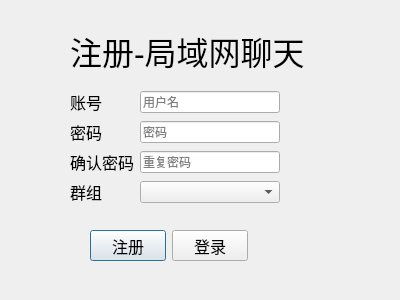
<?xml version="1.0" encoding="UTF-8"?>
<ui version="4.0">
 <class>Dialog_Register</class>
 <widget class="QDialog" name="Dialog_Register">
  <property name="geometry">
   <rect>
    <x>0</x>
    <y>0</y>
    <width>400</width>
    <height>300</height>
   </rect>
  </property>
  <property name="sizePolicy">
   <sizepolicy hsizetype="Fixed" vsizetype="Fixed">
    <horstretch>0</horstretch>
    <verstretch>0</verstretch>
   </sizepolicy>
  </property>
  <property name="minimumSize">
   <size>
    <width>400</width>
    <height>300</height>
   </size>
  </property>
  <property name="maximumSize">
   <size>
    <width>4000</width>
    <height>300</height>
   </size>
  </property>
  <property name="windowTitle">
   <string>注册-局域网聊天</string>
  </property>
  <widget class="QLabel" name="label">
   <property name="geometry">
    <rect>
     <x>70</x>
     <y>20</y>
     <width>301</width>
     <height>61</height>
    </rect>
   </property>
   <property name="font">
    <font>
     <pointsize>24</pointsize>
    </font>
   </property>
   <property name="text">
    <string>注册-局域网聊天</string>
   </property>
  </widget>
  <widget class="QWidget" name="">
   <property name="geometry">
    <rect>
     <x>90</x>
     <y>230</y>
     <width>158</width>
     <height>31</height>
    </rect>
   </property>
   <layout class="QHBoxLayout" name="horizontalLayout_4">
    <item>
     <widget class="QPushButton" name="pushButton_register">
      <property name="font">
       <font>
        <pointsize>12</pointsize>
       </font>
      </property>
      <property name="text">
       <string>注册</string>
      </property>
     </widget>
    </item>
    <item>
     <widget class="QPushButton" name="pushButton_login">
      <property name="font">
       <font>
        <pointsize>12</pointsize>
       </font>
      </property>
      <property name="text">
       <string>登录</string>
      </property>
     </widget>
    </item>
   </layout>
  </widget>
  <widget class="QWidget" name="">
   <property name="geometry">
    <rect>
     <x>70</x>
     <y>90</y>
     <width>210</width>
     <height>116</height>
    </rect>
   </property>
   <layout class="QVBoxLayout" name="verticalLayout_3">
    <item>
     <layout class="QVBoxLayout" name="verticalLayout_2">
      <item>
       <layout class="QVBoxLayout" name="verticalLayout">
        <item>
         <layout class="QHBoxLayout" name="horizontalLayout_2">
          <item>
           <widget class="QLabel" name="label_2">
            <property name="minimumSize">
             <size>
              <width>64</width>
              <height>0</height>
             </size>
            </property>
            <property name="font">
             <font>
              <pointsize>12</pointsize>
             </font>
            </property>
            <property name="text">
             <string>账号</string>
            </property>
           </widget>
          </item>
          <item>
           <widget class="QLineEdit" name="lineEdit_username">
            <property name="placeholderText">
             <string>用户名</string>
            </property>
           </widget>
          </item>
         </layout>
        </item>
        <item>
         <layout class="QHBoxLayout" name="horizontalLayout">
          <item>
           <widget class="QLabel" name="label_3">
            <property name="minimumSize">
             <size>
              <width>64</width>
              <height>0</height>
             </size>
            </property>
            <property name="font">
             <font>
              <pointsize>12</pointsize>
             </font>
            </property>
            <property name="text">
             <string>密码</string>
            </property>
           </widget>
          </item>
          <item>
           <widget class="QLineEdit" name="lineEdit_password">
            <property name="echoMode">
             <enum>QLineEdit::Password</enum>
            </property>
            <property name="placeholderText">
             <string>密码</string>
            </property>
           </widget>
          </item>
         </layout>
        </item>
       </layout>
      </item>
      <item>
       <layout class="QHBoxLayout" name="horizontalLayout_3">
        <item>
         <widget class="QLabel" name="label_4">
          <property name="font">
           <font>
            <pointsize>12</pointsize>
           </font>
          </property>
          <property name="text">
           <string>确认密码</string>
          </property>
         </widget>
        </item>
        <item>
         <widget class="QLineEdit" name="lineEdit_repassword">
          <property name="echoMode">
           <enum>QLineEdit::Password</enum>
          </property>
          <property name="placeholderText">
           <string>重复密码</string>
          </property>
         </widget>
        </item>
       </layout>
      </item>
     </layout>
    </item>
    <item>
     <layout class="QHBoxLayout" name="horizontalLayout_5">
      <item>
       <widget class="QLabel" name="label_5">
        <property name="maximumSize">
         <size>
          <width>64</width>
          <height>16777215</height>
         </size>
        </property>
        <property name="font">
         <font>
          <pointsize>12</pointsize>
         </font>
        </property>
        <property name="text">
         <string>群组</string>
        </property>
       </widget>
      </item>
      <item>
       <widget class="QComboBox" name="comboBox_grouplist"/>
      </item>
     </layout>
    </item>
   </layout>
  </widget>
 </widget>
 <resources/>
 <connections/>
</ui>
